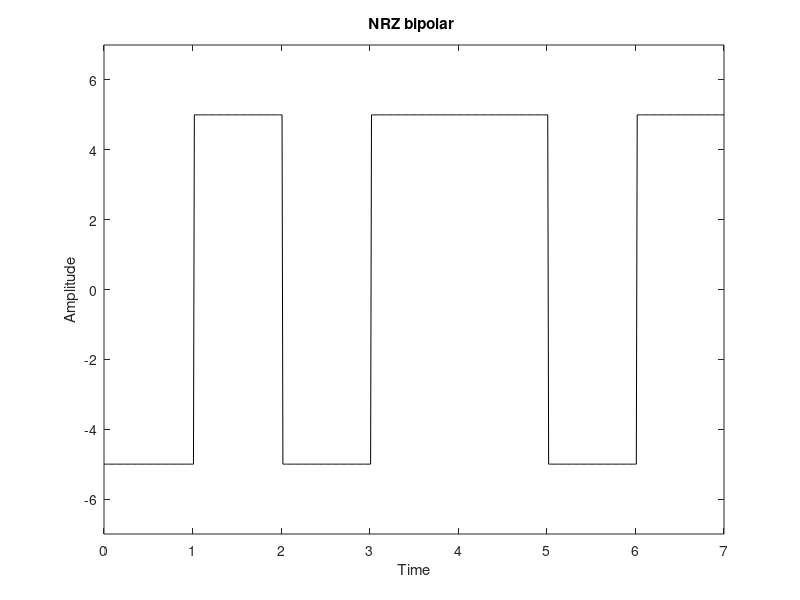

This figure's MATLAB source:
 clc;clear;
 close all;
 
 n=[0 1 0 1 1 0 1];
     xx = input('Input Voltage Level: ');
 f=1;
 for m=1:length(n);
   if n(m)==1
       nn(m)=1*xx;
   else
       nn(m)=-1*xx;
   end
 end
 
 i=1;
 t=0:0.01:length(n);
 for j=1:length(t)
     if t(j)<=i
         y(j)=nn(i);
     else
         y(j)=nn(i);
         i=i+1;
     endif
 endfor
 
 plot(t,y,'k');
 axis([0 length(n) -(xx+2) (xx+2)]);
 title('NRZ bipolar ');
 xlabel('Time');
 ylabel('Amplitude');
 
 
 
 
 